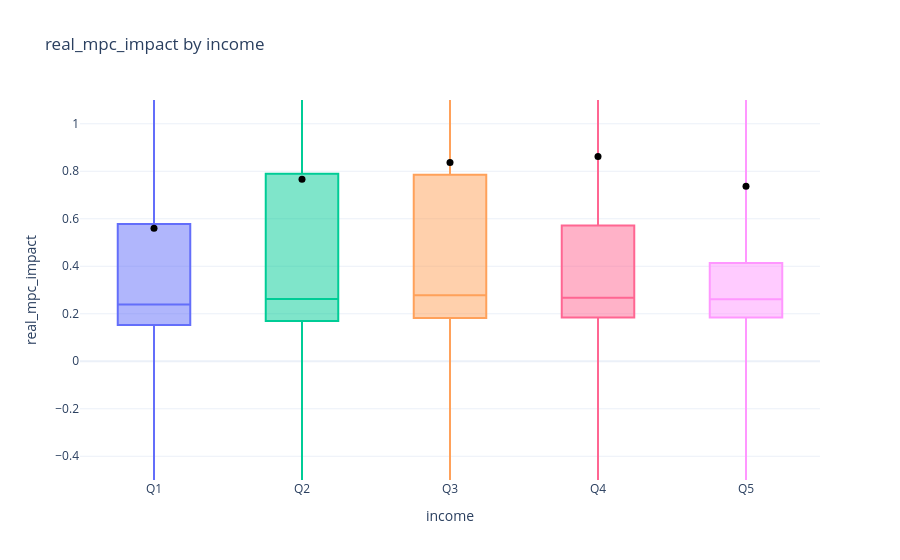
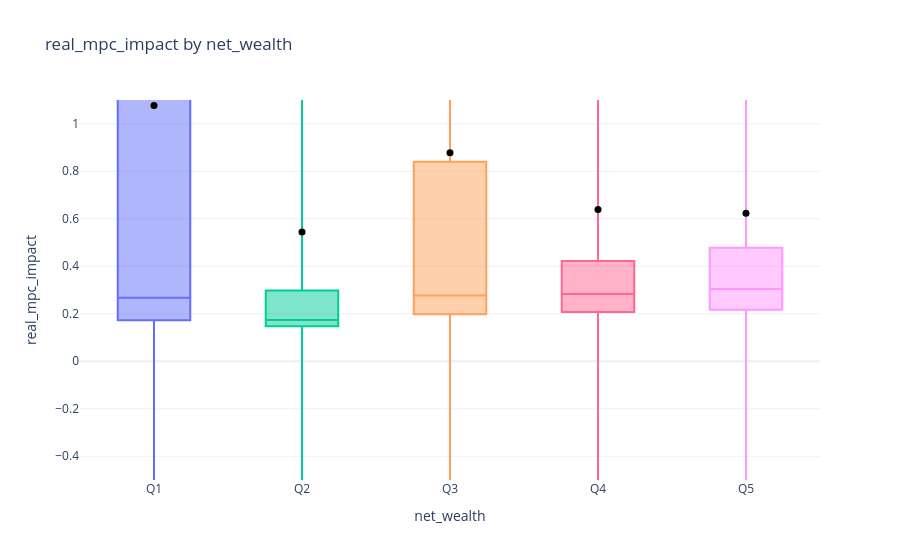
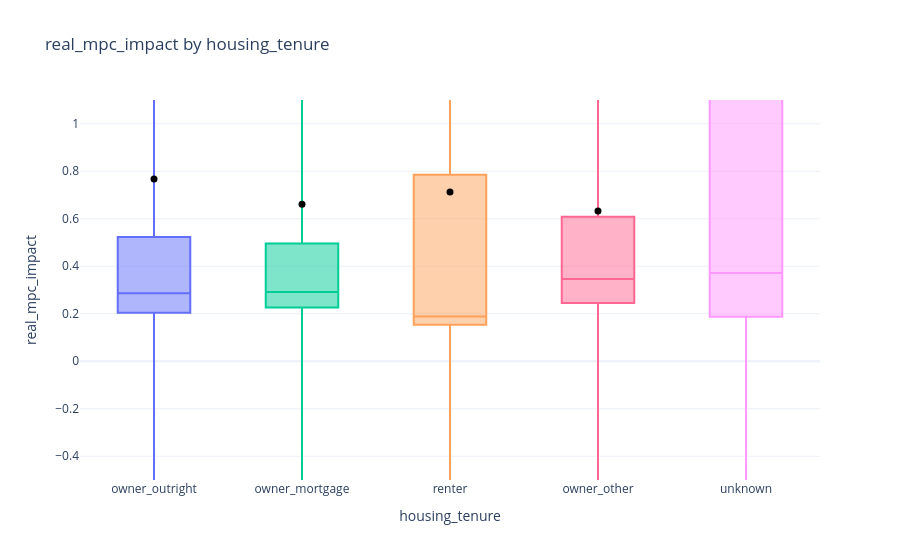
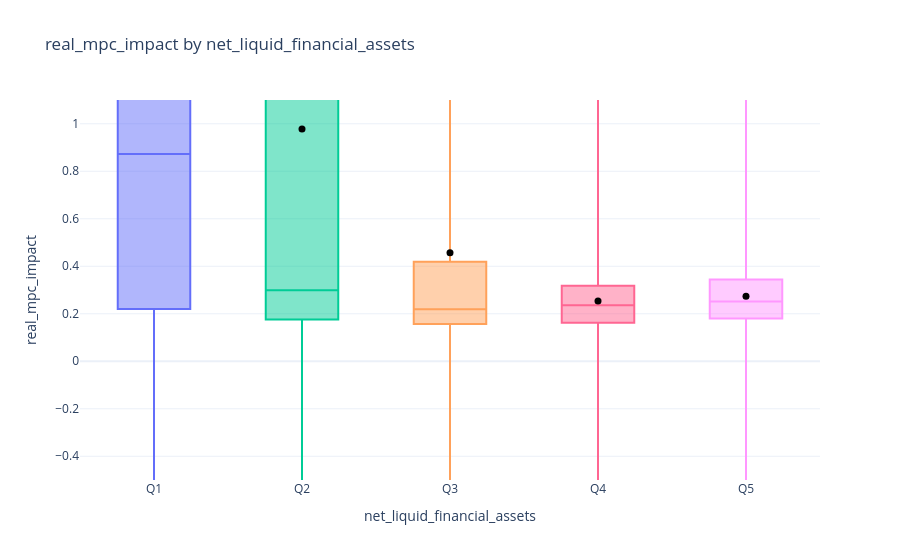

The notebook cell saved with these charts, in order:
### Markdown cell above
## Results and plots

Income panels use household income components recorded before the transfer: total income, employee (labour) income, non-property income (employee plus social transfers), and property income (rental plus financial-asset income or dividends, following the model setting). Boxes and black mean dots are unweighted; orange mean diamonds use transfer-size weights. Zero and negative component values are shown as separate groups; quintiles are formed among positive values.

### Code cell
if outputs is not None:
    panel = pd.read_csv(outputs["analysis_dir"] / "household_mpc_panel.csv")
    summary = pd.read_csv(outputs["analysis_dir"] / "household_mpc_summary.csv")
    identified_cumulative = panel["cumulative_mpc_identified"].fillna(False).astype(bool)
    # identified_cumulative = pd.Series(True, index=panel.index)
    plot_panel = panel.copy()
    plot_panel["real_cmpc_4q"] = plot_panel["real_cmpc_4q"].where(identified_cumulative)
    plot_mpc_panel(
        plot_panel,
        variables=[
            "income",
            "net_wealth",
            "housing_tenure",
            "net_liquid_financial_assets",
            "illiquid_financial_assets",
            "housing_wealth",
        ],
        mpc_columns=["real_mpc_impact", "real_cmpc_4q"],
        # mpc_columns=["cash_real_mpc_impact", "cash_real_cmpc_4q"],
        plot_kind="box_only",
        y_range=(-0.5, 1.1),
        winsor_quantiles=(0, 1),
        # winsor_quantiles=(0.01, 0.99),
        winsor_mode="trim",
        output_dir=outputs["analysis_dir"] / "plots",
        output_format="png",
    )
    summary

### Figure 1 — Plotly figure (JSON) as saved in the notebook; plotly's stock layout.template omitted (floating-point values rounded to 4 significant figures; data arrays with more than 128 entries replaced by an {"elided": "..."} marker saying what was removed)
{"data": [{"boxpoints": false, "name": "Q1", "type": "box", "y": {"elided": "27748 float values"}}, {"marker": {"color": "black", "size": 7}, "mode": "markers", "name": "Q1 mean", "showlegend": false, "type": "scatter", "x": ["Q1"], "y": [0.5598]}, {"boxpoints": false, "name": "Q2", "type": "box", "y": {"elided": "27747 float values"}}, {"marker": {"color": "black", "size": 7}, "mode": "markers", "name": "Q2 mean", "showlegend": false, "type": "scatter", "x": ["Q2"], "y": [0.7662]}, {"boxpoints": false, "name": "Q3", "type": "box", "y": {"elided": "27747 float values"}}, {"marker": {"color": "black", "size": 7}, "mode": "markers", "name": "Q3 mean", "showlegend": false, "type": "scatter", "x": ["Q3"], "y": [0.8364]}, {"boxpoints": false, "name": "Q4", "type": "box", "y": {"elided": "27747 float values"}}, {"marker": {"color": "black", "size": 7}, "mode": "markers", "name": "Q4 mean", "showlegend": false, "type": "scatter", "x": ["Q4"], "y": [0.8616]}, {"boxpoints": false, "name": "Q5", "type": "box", "y": {"elided": "27748 float values"}}, {"marker": {"color": "black", "size": 7}, "mode": "markers", "name": "Q5 mean", "showlegend": false, "type": "scatter", "x": ["Q5"], "y": [0.7369]}], "layout": {"showlegend": false, "title": {"text": "real_mpc_impact by income"}, "xaxis": {"categoryarray": ["Q1", "Q2", "Q3", "Q4", "Q5"], "categoryorder": "array", "title": {"text": "income"}}, "yaxis": {"range": [-0.5, 1.1], "title": {"text": "real_mpc_impact"}}}}

### Figure 2 — Plotly figure (JSON) as saved in the notebook; plotly's stock layout.template omitted (floating-point values rounded to 4 significant figures; data arrays with more than 128 entries replaced by an {"elided": "..."} marker saying what was removed)
{"data": [{"boxpoints": false, "name": "Q1", "type": "box", "y": {"elided": "27748 float values"}}, {"marker": {"color": "black", "size": 7}, "mode": "markers", "name": "Q1 mean", "showlegend": false, "type": "scatter", "x": ["Q1"], "y": [1.076]}, {"boxpoints": false, "name": "Q2", "type": "box", "y": {"elided": "27747 float values"}}, {"marker": {"color": "black", "size": 7}, "mode": "markers", "name": "Q2 mean", "showlegend": false, "type": "scatter", "x": ["Q2"], "y": [0.5444]}, {"boxpoints": false, "name": "Q3", "type": "box", "y": {"elided": "27747 float values"}}, {"marker": {"color": "black", "size": 7}, "mode": "markers", "name": "Q3 mean", "showlegend": false, "type": "scatter", "x": ["Q3"], "y": [0.8783]}, {"boxpoints": false, "name": "Q4", "type": "box", "y": {"elided": "27747 float values"}}, {"marker": {"color": "black", "size": 7}, "mode": "markers", "name": "Q4 mean", "showlegend": false, "type": "scatter", "x": ["Q4"], "y": [0.6391]}, {"boxpoints": false, "name": "Q5", "type": "box", "y": {"elided": "27748 float values"}}, {"marker": {"color": "black", "size": 7}, "mode": "markers", "name": "Q5 mean", "showlegend": false, "type": "scatter", "x": ["Q5"], "y": [0.6227]}], "layout": {"showlegend": false, "title": {"text": "real_mpc_impact by net_wealth"}, "xaxis": {"categoryarray": ["Q1", "Q2", "Q3", "Q4", "Q5"], "categoryorder": "array", "title": {"text": "net_wealth"}}, "yaxis": {"range": [-0.5, 1.1], "title": {"text": "real_mpc_impact"}}}}

### Figure 3 — Plotly figure (JSON) as saved in the notebook; plotly's stock layout.template omitted (floating-point values rounded to 4 significant figures; data arrays with more than 128 entries replaced by an {"elided": "..."} marker saying what was removed)
{"data": [{"boxpoints": false, "name": "owner_outright", "type": "box", "y": {"elided": "81385 float values"}}, {"marker": {"color": "black", "size": 7}, "mode": "markers", "name": "owner_outright mean", "showlegend": false, "type": "scatter", "x": ["owner_outright"], "y": [0.7673]}, {"boxpoints": false, "name": "owner_mortgage", "type": "box", "y": {"elided": "3942 float values"}}, {"marker": {"color": "black", "size": 7}, "mode": "markers", "name": "owner_mortgage mean", "showlegend": false, "type": "scatter", "x": ["owner_mortgage"], "y": [0.6613]}, {"boxpoints": false, "name": "renter", "type": "box", "y": {"elided": "47860 float values"}}, {"marker": {"color": "black", "size": 7}, "mode": "markers", "name": "renter mean", "showlegend": false, "type": "scatter", "x": ["renter"], "y": [0.7123]}, {"boxpoints": false, "name": "owner_other", "type": "box", "y": {"elided": "2938 float values"}}, {"marker": {"color": "black", "size": 7}, "mode": "markers", "name": "owner_other mean", "showlegend": false, "type": "scatter", "x": ["owner_other"], "y": [0.6327]}, {"boxpoints": false, "name": "unknown", "type": "box", "y": {"elided": "2612 float values"}}, {"marker": {"color": "black", "size": 7}, "mode": "markers", "name": "unknown mean", "showlegend": false, "type": "scatter", "x": ["unknown"], "y": [1.284]}], "layout": {"showlegend": false, "title": {"text": "real_mpc_impact by housing_tenure"}, "xaxis": {"categoryarray": ["owner_outright", "owner_mortgage", "renter", "owner_other", "unknown"], "categoryorder": "array", "title": {"text": "housing_tenure"}}, "yaxis": {"range": [-0.5, 1.1], "title": {"text": "real_mpc_impact"}}}}

### Figure 4 — Plotly figure (JSON) as saved in the notebook; plotly's stock layout.template omitted (floating-point values rounded to 4 significant figures; data arrays with more than 128 entries replaced by an {"elided": "..."} marker saying what was removed)
{"data": [{"boxpoints": false, "name": "Q1", "type": "box", "y": {"elided": "27748 float values"}}, {"marker": {"color": "black", "size": 7}, "mode": "markers", "name": "Q1 mean", "showlegend": false, "type": "scatter", "x": ["Q1"], "y": [1.799]}, {"boxpoints": false, "name": "Q2", "type": "box", "y": {"elided": "27747 float values"}}, {"marker": {"color": "black", "size": 7}, "mode": "markers", "name": "Q2 mean", "showlegend": false, "type": "scatter", "x": ["Q2"], "y": [0.9777]}, {"boxpoints": false, "name": "Q3", "type": "box", "y": {"elided": "27747 float values"}}, {"marker": {"color": "black", "size": 7}, "mode": "markers", "name": "Q3 mean", "showlegend": false, "type": "scatter", "x": ["Q3"], "y": [0.4564]}, {"boxpoints": false, "name": "Q4", "type": "box", "y": {"elided": "27747 float values"}}, {"marker": {"color": "black", "size": 7}, "mode": "markers", "name": "Q4 mean", "showlegend": false, "type": "scatter", "x": ["Q4"], "y": [0.2535]}, {"boxpoints": false, "name": "Q5", "type": "box", "y": {"elided": "27748 float values"}}, {"marker": {"color": "black", "size": 7}, "mode": "markers", "name": "Q5 mean", "showlegend": false, "type": "scatter", "x": ["Q5"], "y": [0.2739]}], "layout": {"showlegend": false, "title": {"text": "real_mpc_impact by net_liquid_financial_assets"}, "xaxis": {"categoryarray": ["Q1", "Q2", "Q3", "Q4", "Q5"], "categoryorder": "array", "title": {"text": "net_liquid_financial_assets"}}, "yaxis": {"range": [-0.5, 1.1], "title": {"text": "real_mpc_impact"}}}}
